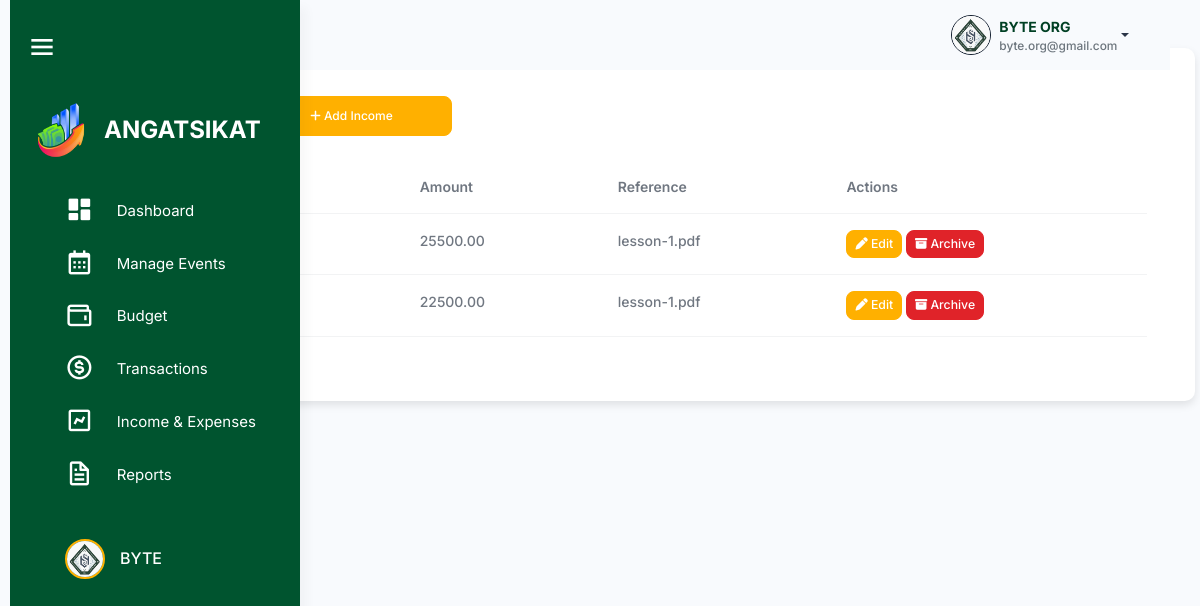
Screenshot of /src/income_and_expenses/income.php (signed in) with the database file from the repository.
### tables this page shows
CREATE TABLE `income` (
  `income_id` int(11) NOT NULL,
  `organization_id` int(11) NOT NULL,
  `summary_id` int(11) NOT NULL,
  `category` varchar(255) NOT NULL,
  `title` varchar(255) NOT NULL,
  `amount` decimal(10,2) NOT NULL,
  `reference` varchar(255) DEFAULT NULL,
  `created_at` timestamp NOT NULL DEFAULT current_timestamp(),
  `archived` tinyint(4) NOT NULL DEFAULT 0
);

### src/session_check.php (called while the page is built, shortened)
<?php
$organization_id = $_SESSION['organization_id'];
?>

### src/income_and_expenses/income.php (the view, shortened to what this page needs)
<?php
include '../connection.php';
include '../session_check.php';
$sql = "SELECT * FROM income WHERE organization_id = $organization_id AND archived = 0";
$result = $conn->query($sql);
?>
<!DOCTYPE html>
<html lang="en">
<head>
    <link rel="stylesheet" href="../assets/css/styles.min.css" />
    <link rel="stylesheet" href="../html/sidebar.css" />
    <link rel="stylesheet" href="../budget_management/css/budget.css" />
    <link href="https://unpkg.com/boxicons@2.1.4/css/boxicons.min.css" rel="stylesheet" />
    <link rel="stylesheet" href="https://cdnjs.cloudflare.com/ajax/libs/font-awesome/6.6.0/css/all.min.css">
    <link rel="stylesheet"
        href="https://cdnjs.cloudflare.com/ajax/libs/selectize.js/0.12.6/css/selectize.bootstrap3.min.css"
 />
    <link rel="stylesheet" href="https://cdn.datatables.net/1.13.1/css/dataTables.bootstrap5.min.css">
</head>
<body>
    <div class="page-wrapper" id="main-wrapper" data-layout="vertical" data-navbarbg="skin6" data-sidebartype="full"
        data-sidebar-position="fixed" data-header-position="fixed">
        <aside class="left-sidebar" id="sidebar">
            <div class="top-bar">
                <div id="toggleSidebar" class="burger-icon">
                    <i class="bx bx-menu"></i>
                </div>
            </div>
            <div>
                <div class="brand-logo logo-container">
                    <a href="../html/officer_dashboard.html" class="logo-img">
                        <img src="angat sikat.png" alt="Angat Sikat Logo" class="sidebar-logo">
                    </a>
                    <span class="logo-text">ANGATSIKAT</span>
                </div>
                <nav class="sidebar-nav mx-4">
                    <ul id="sidebarnav">
                        <li class="sidebar-item">
                            <a class="sidebar-link" href="../dashboard/officer_dashboard.php" aria-expanded="false"
                                data-tooltip="Dashboard">
                                <i class="bx bxs-dashboard"></i>
                                <span class="hide-menu">Dashboard</span>
                            </a>
                        </li>
                        <li class="sidebar-item">
                            <a class="sidebar-link" href="../activity_management/activities.php" aria-expanded="false"
                                data-tooltip="Manage Events">
                                <i class="bx bx-calendar"></i>
                                <span class="hide-menu">Manage Events</span>
                            </a>
                        </li>
                        <li class="sidebar-item">
                            <a class="sidebar-link" aria-expanded="false" data-tooltip="Budget">
                                <i class="bx bx-wallet"></i>
                                <span class="hide-menu">Budget</span>
                            </a>
                        </li>
                        <li class="sidebar-item">
                            <a class="sidebar-link" href="#transactions" aria-expanded="false"
                                data-tooltip="Transactions">
                                <i class="bx bx-dollar-circle"></i>
                                <span class="hide-menu">Transactions</span>
                            </a>
                        </li>
                        <li class="sidebar-item">
                            <a class="sidebar-link" aria-expanded="false" data-tooltip="Income & Expenses">
                                <i class="bx bx-chart"></i>
                                <span class="hide-menu">Income & Expenses</span>
                            </a>
                        </li>
                        <li class="sidebar-item">
                            <a class="sidebar-link" href="#reports.php" aria-expanded="false" data-tooltip="Reports">
                                <i class="bx bx-file"></i>
                                <span class="hide-menu">Reports</span>
                            </a>
                        </li>
                        <li class="sidebar-item profile-container">
                            <a class="sidebar-link" href="../user/profile.html" aria-expanded="false"
                                data-tooltip="Profile">
                                <div class="profile-pic-border">
                                    <img src="byte.png" alt="Profile Picture" class="profile-pic" />
                                </div>
                                <span class="profile-name">BYTE</span>
                            </a>
                        </li>
                    </ul>
                </nav>
            </div>
        </aside>
        <div class="body-wrapper">
            <header class="app-header">
                <nav class="navbar navbar-expand-lg navbar-light">
                    <div class="navbar-collapse justify-content-end px-0" id="navbarNav">
                        <div class="container-fluid d-flex justify-content-end align-items-center"
                            style="padding: 0 1rem; background-color: transparent;">
                            <div class="dropdown">
                                <a href="#" class="dropdown-toggle d-flex align-items-center" data-bs-toggle="dropdown"
                                    aria-expanded="false" style="text-decoration: none;">
                                    <img class="border border-dark rounded-circle" src="byte.png" alt="Profile"
                                        style="width: 40px; height: 40px; margin-left: 10px;">
                                    <div class="d-flex flex-column align-items-start ms-2">
                                        <span style="font-weight: bold; color: #004024; text-decoration: none;">BYTE
                                            ORG</span>
                                        <span
                                            style="font-size: 0.85em; color: #6c757d; text-decoration: none;">byte.org@gmail.com</span>
                                    </div>
                                </a>
                            </div>
                        </div>
                    </div>
                </nav>
            </header>
            <div class="container mt-5 p-5">
                <h2 class="mb-4"><span class="text-warning fw-bold me-2">|</span> Income
                    <button class="btn btn-primary ms-3" data-bs-toggle="modal" data-bs-target="#addModal"
                        style="height: 40px; width: 200px; border-radius: 8px; font-size: 12px;">
                        <i class="fa-solid fa-plus"></i> Add Income
                    </button>
                </h2>
                <table id="incomeTable" class="table">
                    <thead>
                        <tr>
                            <th>Title</th>
                            <th>Amount</th>
                            <th>Reference</th>
                            <th>Actions</th>
                        </tr>
                    </thead>
                    <tbody>
                        <?php
            if ($result->num_rows > 0) {
                while($row = $result->fetch_assoc()) {
                    echo "<tr>
                            <td>{$row['title']}</td>
                            <td>{$row['amount']}</td>
                            <td>{$row['reference']}</td>
                            <td>
                                <button class='btn btn-primary btn-sm edit-btn'
                                        data-bs-toggle='modal'
                                        data-bs-target='#editModal'
                                        data-id='{$row['income_id']}'>
                                    <i class='fa-solid fa-pen'></i> Edit
                                </button>
                                <button class='btn btn-danger btn-sm archive-btn'
                                        data-id='{$row['income_id']}'>
                                    <i class='fa-solid fa-box-archive'></i> Archive
                                </button>
                            </td>
                        </tr>";
                }
            } else {
                echo "<tr><td colspan='7' class='text-center'>No expenses found</td></tr>";
            }
            ?>
                    </tbody>
                </table>
            </div>
        </div>
    </div>
</body>
</html>

### src/html/sidebar.css (style rules this page uses)
#sidebar { width: 290px; background-color: #00542f; transition: width 0.3s, height 0.3s; display: flex; flex-direction: column; height: 100vh; position: fixed; left: 0; top: 0; border-radius: 0; overflow-x: hidden; z-index: 1000; }
#sidebar .sidebar-item a { display: flex; align-items: center; padding: 10px 15px; color: #ffffff; text-decoration: none; border-radius: 8px; transition: background-color 0.3s; }
.profile-container { display: flex; align-items: center; width: 100%; margin-top: 30px; }
.sidebar-item { position: relative; }
.page-wrapper { transition: margin-left 0.3s; }

### src/budget_management/css/budget.css (style rules this page uses)
.container { padding-top: 20px; background-color: #fff; border-radius: 10px; box-shadow: 0 4px 8px rgba(0, 0, 0, 0.1); }
table { table-layout: auto; max-width: 100%; height: auto; border-collapse: collapse; }
.btn-primary { background-color: #ffb000; border-color: #ffb000; }
.btn-danger { background-color: #e02329; border-color: #e02329; color: #fff; }

### rows the page displays
income: amount "25500.00", reference "lesson-1.pdf"
income: amount "22500.00", reference "lesson-1.pdf"
